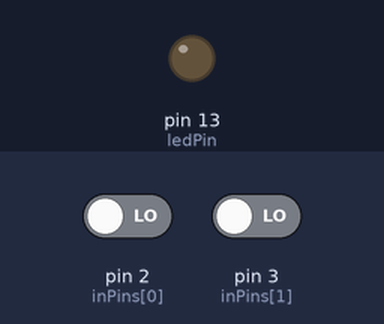
Bench run of a sketch on a simulated Arduino Uno, built with avr-gcc and run on an emulated ATmega328P. Parts: output pins drawn as LEDs (lit = HIGH). Inputs (shaded band) come from the test bench; at power-on: pin 2 (inPins[0]) LOW, pin 3 (inPins[1]) LOW. MIDI output is not drawn.

Above: at 1.2 s.
1.3 s: pin 2 (inPins[0]) driven HIGH
At 2.1 s:
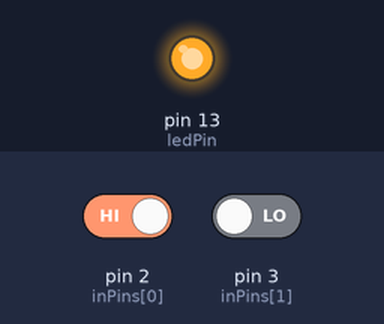
2.8 s: pin 2 (inPins[0]) driven LOW
At 3.2 s:
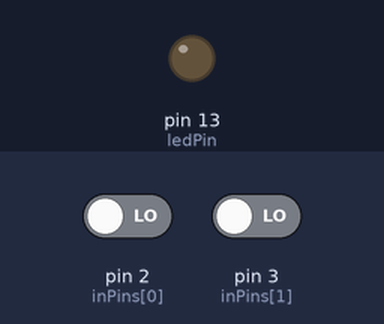
4.3 s: pin 3 (inPins[1]) driven HIGH
At 5.6 s:
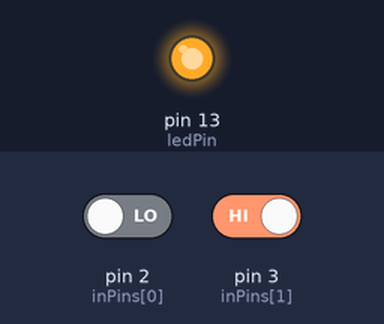
Timing chart, 0 to 7.3 s (numbered marks = the images above; inputs shaded):
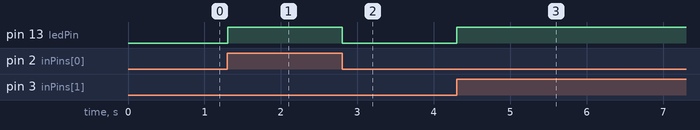

The sketch:

midi_pedal.ino
```cpp
#include <MIDI.h>


const int ledPin =  13;
const int buttonsCount = 2;
const int inPins[buttonsCount] = {2, 3};

int buttonStates[buttonsCount];
int lastButtonStates[buttonsCount];
unsigned long lastDebounceTimes[buttonsCount];

unsigned long debounceDelay = 2;

MIDI_CREATE_DEFAULT_INSTANCE();

void setup() {
  // initialize the LED pin as an output:
  pinMode(ledPin, OUTPUT);

  for (int buttonIndex = 0; buttonIndex < buttonsCount; buttonIndex++) {
    buttonStates[buttonIndex] = 0;
    lastButtonStates[buttonIndex] = 0;
    lastDebounceTimes[buttonIndex] = 0;
    pinMode(inPins[buttonIndex], INPUT);
  }

  MIDI.begin();
}

void loop() {

  for (int buttonIndex = 0; buttonIndex < buttonsCount; buttonIndex++) {
    processButton(buttonIndex);
  }

  MIDI.read();
}

void processButton(int buttonIndex) {

  if (buttonStateChanged(buttonIndex)) {
    if (getButtonState(buttonIndex) == HIGH) {
      digitalWrite(ledPin, HIGH);

      //blinkNumberOfTimes(inPins[buttonIndex]);

      MIDI.sendNoteOn(42 + buttonIndex, 127, 1);

    }
    else {
      digitalWrite(ledPin, LOW);
    }
  }
}

bool buttonStateChanged(int buttonIndex) {
  int reading = digitalRead(inPins[buttonIndex]);

  if (reading != lastButtonStates[buttonIndex]) {
    resetDebounceTimer(buttonIndex);
  }

  if (debounceTimerExpired(buttonIndex)) {

    if (reading != getButtonState(buttonIndex)) {
      setButtonState(buttonIndex, reading);

      return true;
    }
  }

  lastButtonStates[buttonIndex] = reading;

  return false;
}

int getButtonState(int buttonIndex) {
  return buttonStates[buttonIndex];
}

void setButtonState(int buttonIndex, int newState) {
  buttonStates[buttonIndex] = newState;
}

void resetDebounceTimer(int buttonIndex) {
  lastDebounceTimes[buttonIndex] = millis();
}

bool debounceTimerExpired(int buttonIndex) {
  return timeInCurrentState(buttonIndex) > debounceDelay;
}

int timeInCurrentState(int buttonIndex) {
  return millis() - lastDebounceTimes[buttonIndex];
}

// For debugging only. Uses delay so break real time.
//void blinkNumberOfTimes(int numberOfTimes) {
//  for (int i = 0; i < numberOfTimes; i++) {
//    digitalWrite(ledPin, HIGH);
//    delay(200);
//    digitalWrite(ledPin, LOW);
//    delay(200);
//  }
//}
```

Measured:
- after the input at 1.3 s, pin 13 (ledPin): LOW → HIGH at once
- after the input at 2.8 s, pin 13 (ledPin): HIGH → LOW at once
- after the input at 4.3 s, pin 13 (ledPin): LOW → HIGH at once
